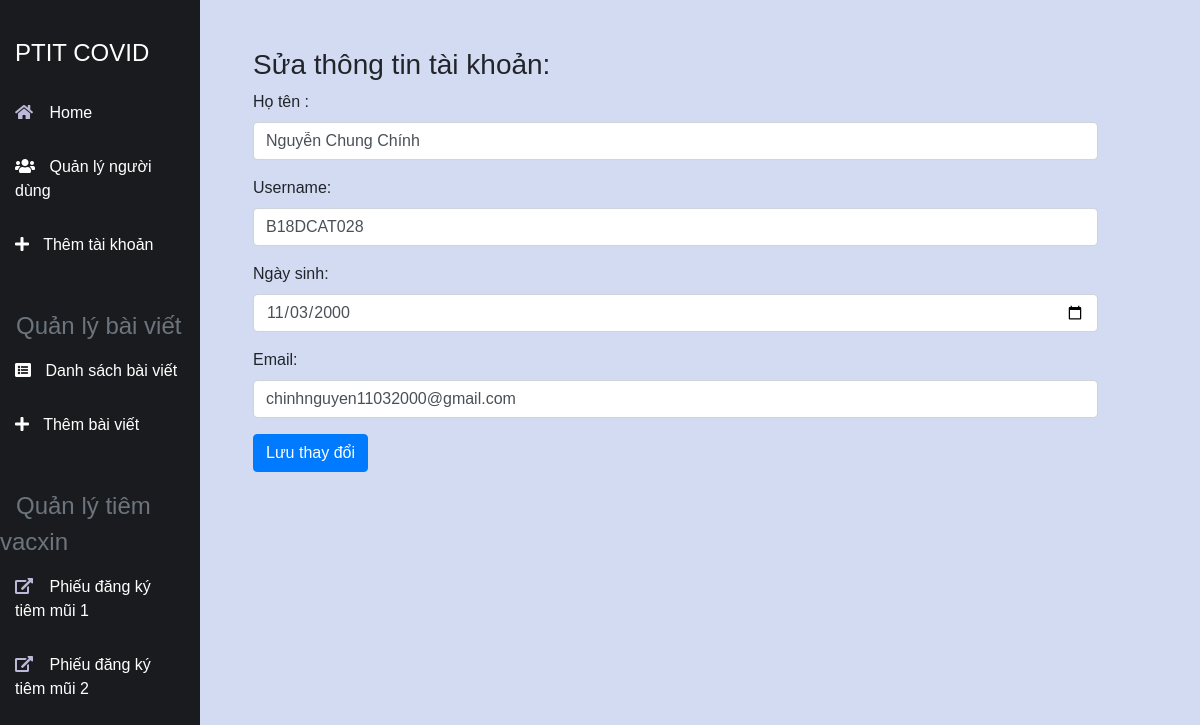
Screenshot of /Admin/UpdateAcc/1 (signed in) with the database file from the repository.
### tables this page shows
CREATE TABLE `account` (
  `user_id` int(11) NOT NULL,
  `user_name` varchar(20) NOT NULL,
  `user_code` varchar(15) NOT NULL,
  `full_name` varchar(50) NOT NULL,
  `password` varchar(200) NOT NULL,
  `email` varchar(50) NOT NULL,
  `date_of_birth` date NOT NULL,
  `role` varchar(10) NOT NULL,
  `user_hash` varchar(200) DEFAULT NULL
);

### mvc/core/Controller.php (called while the page is built, shortened)
<?php
class Controller{
    public function view($view, $data =[]){
        require_once "./mvc/views/".$view.".php";
    }
}
?>

### mvc/controllers/Admin.php (called while the page is built, shortened)
<?php
class Admin extends Controller{
    private $account;
    function __construct()
    {
        $this ->account = $this->model("AccountModel");
    }
    function UpdateAcc($user_id){
        $this->view("layout_admin",[
            "page" => "admin/account/update",
            "list" => $this->account->getAccount($user_id)
            ]);
    }
}

### mvc/core/App.php (called while the page is built, shortened)
<?php
class App{
    protected $action = "index";
    function __construct()
    {
        $arr = $this->urlProcess();
        if(isset($arr[0])){
            unset($arr[0]);
        }
        $this->controller = new $this->controller;
        if(isset($arr[1])){
            if(method_exists($this->controller, $arr[1])){
                $this->action = $arr[1];
            }
            unset($arr[1]);
        }
        $this->params = $arr ? array_values($arr):[];
        call_user_func_array([$this->controller, $this->action], $this->params);
    }
    function urlProcess(){
        if(isset($_GET['url'])){
            return explode("/", filter_var(trim($_GET['url'],"/")));
        }
    }
}
?>

### index.php (called while the page is built, shortened)
<?php
 $myApp = new App();
?>

### mvc/core/DB.php (called while the page is built, shortened)
<?php
class DB{
    public $con;
    function __construct()
    {
        $this->con = mysqli_connect(LOCALHOST, DB_USERNAME, DB_PASSWORD);
        mysqli_select_db($this->con, DB_NAME);
        mysqli_query($this->con, "SET NAMES 'utf8' ");
        mysqli_set_charset($this->con, "utf8");
    }
    public function find($table, $value){
        $sql = "SELECT * FROM ${table} WHERE $value LIMIT 1";
        $query =  $this->_query($sql);
        return mysqli_fetch_assoc($query);
    }
    private function _query($sql){
        return mysqli_query($this->con, $sql);
    }
}
?>

### mvc/models/AccountModel.php (called while the page is built, shortened)
<?php
class AccountModel extends DB{
    public function getAccount($user_id){
        $value = "user_id = '".$user_id."'";
        return json_encode( $this->find(self::TABLE, $value));
    }
}
?>

### mvc/views/page/admin/account/update.php (the view)
<div class="col-9">
<?php
    $list = json_decode($data["list"]);
    $full_name = $list->full_name;
    $user_name = $list->user_name;
    $date_of_birth = $list->date_of_birth;
    $email = $list->email
?>
            <div class="mt-5 ml-5">
                <h3>Sửa thông tin tài khoản: </h3>
                <form action="/webcoviddd/admin/updateA/<?php echo $list->user_id ?>" method="POST">
                    <div class="form-group">
                    <label for="fname">Họ tên :</label>
                    <input type="text" class="form-control" id="fname" name= "full_name" placeholder="" value="<?php echo $full_name?>">
                    </div>
                    <div class="form-group">
                    <label for="username">Username:</label>
                    <input type="text" class="form-control" id="pwd" placeholder="Enter username" name="user_name"  value="<?php echo $user_name?>">
                    </div>
                    <div class="form-group">
                    <label for="pwd">Ngày sinh:</label>
                    <input type="date" class="form-control" id="pwd" placeholder="Enter date of birth" name="date_of_birth" value="<?php echo $date_of_birth?>">
                    </div>
                    <div class="form-group">
                    <label for="email">Email:</label>
                    <input type="email" class="form-control" id="email" placeholder="Enter email" name="email" value="<?php echo $email?>">
                    </div>
                    <button type="submit" name = "btnsubmit" class="btn btn-primary ml-auto ">Lưu  thay đổi</button>
                </form>
            </div>
        </div>
    </div>
</body>
</html>

### public/css/style_admin.css (style rules this page uses)
* { margin: 0; padding: 0; box-sizing: border-box; list-style: none; text-decoration: none; font-family: arial }
body { background: #f3f5f9 }
.bgx { background: #d3dbf3; background-size: cover; width: 100%; height: 100%; }

### rows the page displays
account: full_name "Nguyễn Chung Chính", user_name "B18DCAT028", date_of_birth "11/03/2000", email "chinhnguyen11032000@gmail.com"
